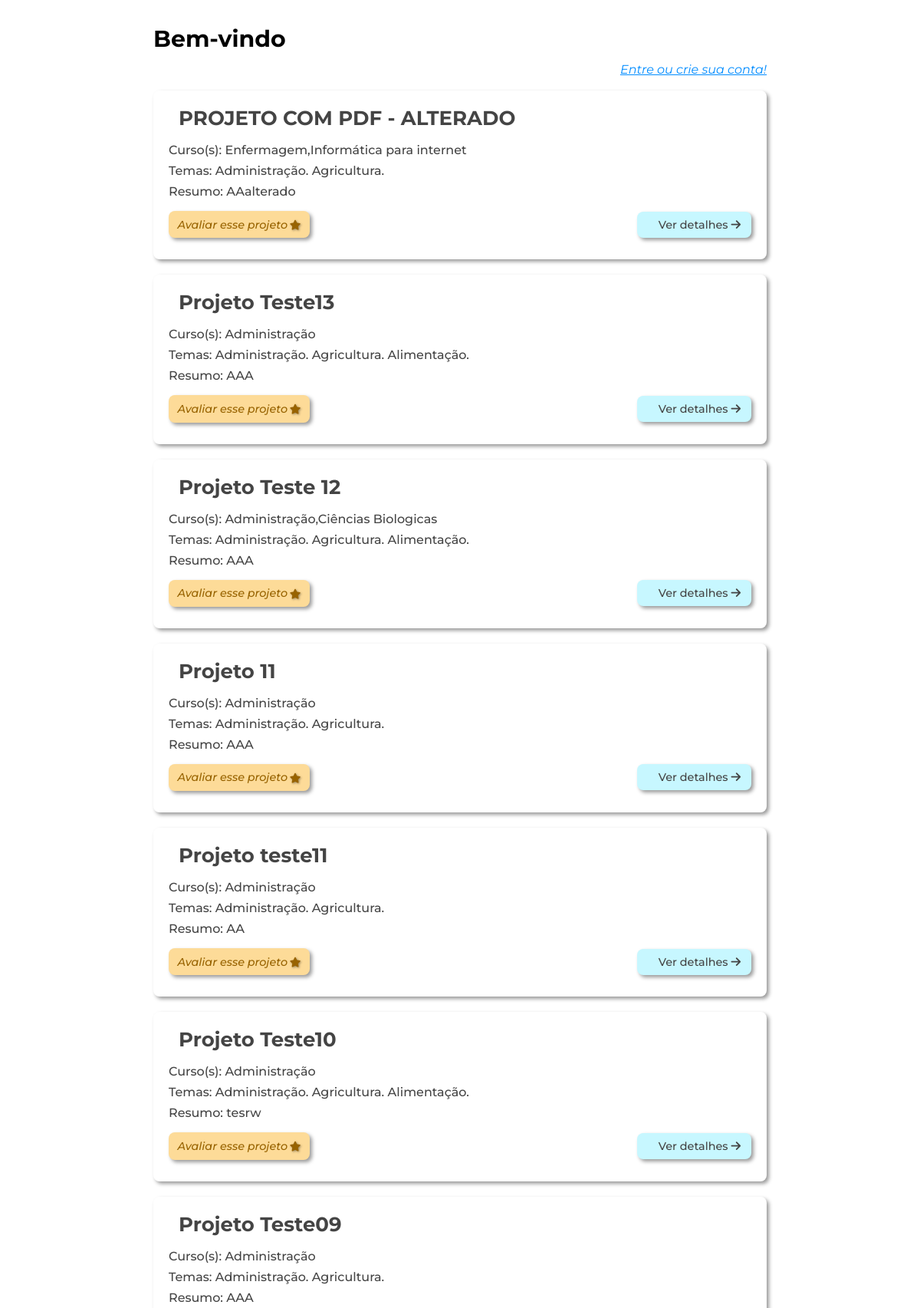
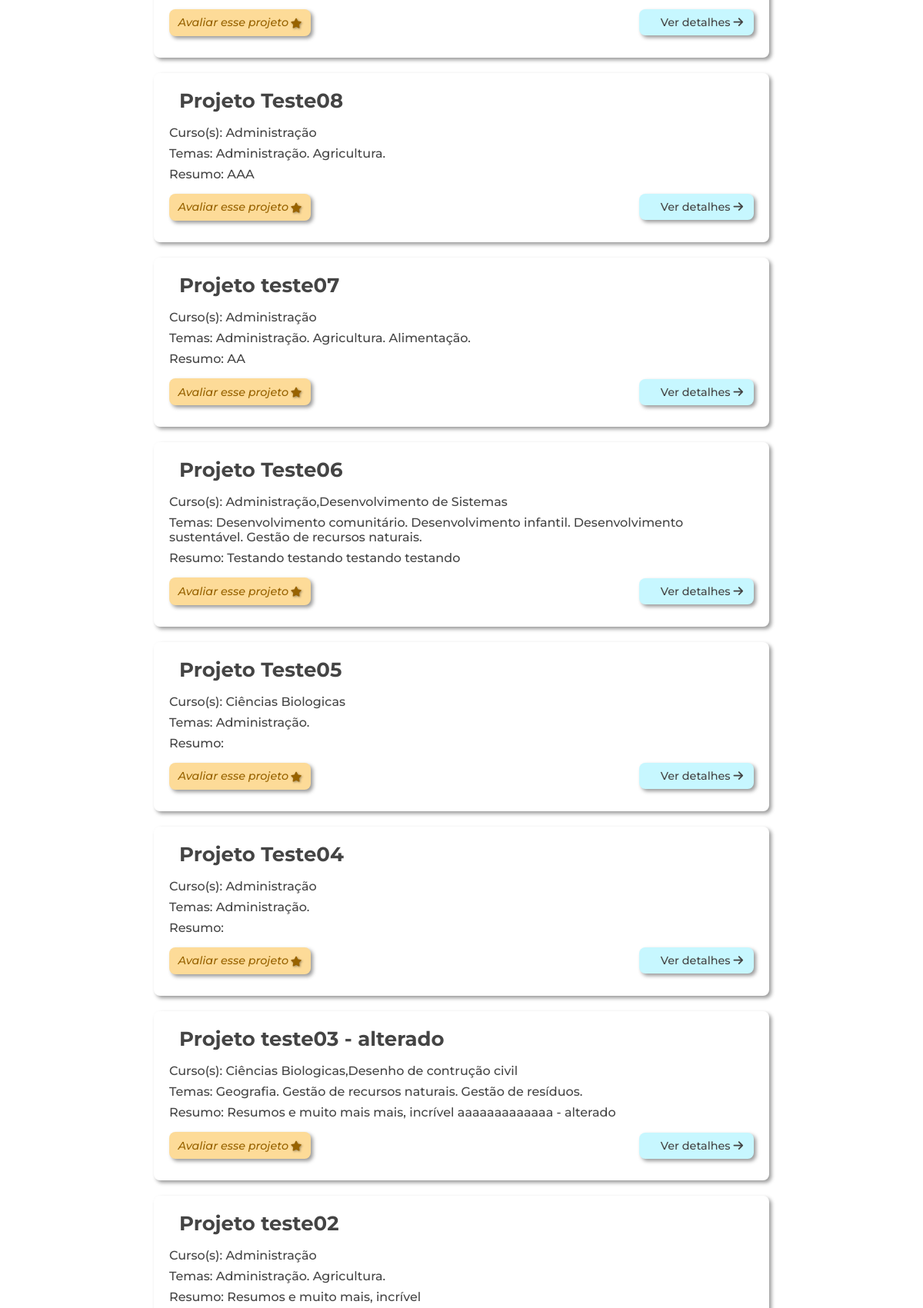
The page / (upper part) on the database its author committed (2 pictures, top to bottom).
### tables this page shows
CREATE TABLE `projeto` (
  `id_projeto` int NOT NULL AUTO_INCREMENT,
  `nome` varchar(100) NOT NULL,
  `resumo` varchar(200) DEFAULT NULL,
  `descricao` text,
  `material_apoio` varchar(255) DEFAULT NULL,
  `ativo` tinyint(1) NOT NULL DEFAULT '1',
  `data_registro` datetime DEFAULT CURRENT_TIMESTAMP,
  `data_atualizacao` datetime DEFAULT CURRENT_TIMESTAMP ON UPDATE CURRENT_TIMESTAMP,
  PRIMARY KEY (`id_projeto`)
);

### src/helpers/SessionManager.php (called while the page is built, shortened)
<?php
class SessionManager
{
    public static function get($key)
    {
        return $_SESSION[$key] ?? null;
    }
}

### src/models/Projeto.php (called while the page is built, shortened)
<?php
require_once __DIR__ . "/../controllers/AlunoController.php";
class Projeto
{
    public static function carregaProjetos()
    {
        global $conn;
        $sql = "SELECT
        p.id_projeto,
        p.nome AS projeto_nome,
        p.resumo AS projeto_resumo,
        p.descricao AS projeto_descricao,
        GROUP_CONCAT(DISTINCT c.nome) AS cursos,
        GROUP_CONCAT(DISTINCT i.nome) AS alunos,
        GROUP_CONCAT(DISTINCT t.nome) AS temas,
        COALESCE(a.total_avaliacoes, 0) AS total_avaliacoes,
        COALESCE(a.media_notas, 0) AS media_notas
    FROM
        projeto p
        LEFT JOIN curso_has_projeto chp ON p.id_projeto = chp.projeto_id_projeto
        LEFT JOIN curso c ON chp.curso_id_curso = c.id_curso
        LEFT JOIN aluno_has_projeto ihp ON p.id_projeto = ihp.id_projeto
        LEFT JOIN aluno i ON ihp.id_aluno = i.id_aluno
        LEFT JOIN tema_has_projeto pht ON p.id_projeto = pht.projeto_id_projeto
        LEFT JOIN tema t ON pht.tema_id_tema = t.id_tema
        LEFT JOIN (
            SELECT
                a.id_projeto,
                COUNT(a.id_avaliacao) AS total_avaliacoes,
                AVG(a.nota) AS media_notas
            FROM
                avaliacao a
            GROUP BY a.id_projeto
        ) a ON p.id_projeto = a.id_projeto
    WHERE p.ativo = 1
    GROUP BY
        p.id_projeto, p.nome, p.resumo, p.descricao;
    ";
        $result = $conn->query($sql);
        if ($result) {
            $projetos = $result->fetch_all(MYSQLI_ASSOC);
            $projetos = array_reverse($projetos);
            return $projetos;
        } else {
            die("Algo deu errado na consulta dos projetos");
        }
    }
}

### src/views/cardProjeto.php (the view, shortened to what this page needs)
<div class="projeto-padrao" style="<?php if (isset($alunoRejeitado))
    echo 'background-color: rgb(252, 212, 208)'; ?>">
    <h2 class="projeto-titulo"><?php echo htmlspecialchars($projetoNome); ?></h2>
    <p class="projeto-cursos">Curso(s): <?php echo htmlspecialchars($projetoCursos); ?></p>
    <p class="projeto-temas">Temas:
        <?php foreach ($projetoTemas as $tema) {
            echo "$tema. ";
        } ?>
    </p>
    <p class="projeto-descricao">Resumo: <?php echo htmlspecialchars($projetoResumo); ?></p>
    <?php if ($projetoId): ?>
        <div class="projeto-final">
            <?php if (isset($solicitacao) && $solicitacao == true): ?>
                <br>
                <?php if (isset($alunoRejeitado)): ?>
                    <a href="./detalhesSolicitacaoRejeitada.php?projeto=<?php echo $projetoId ?> "
                        class="botao-padrao ver-detalhes-btn">Ver
                        detalhes <i class="fa-solid fa-arrow-right"></i></a>
                <?php else: ?>
                    <div class="projeto-secao-acoes">
                        <a href="./detalhesSolicitacao.php?projeto=<?php echo $projetoId ?> "
                            class="botao-padrao ver-detalhes-btn">Revisar projeto <i class="fa-solid fa-arrow-right"></i></a>
                    </div>
                <?php endif; ?>
            <?php else: ?>
                <div class="projeto-secao-acoes">
                    <a href="./src/pages/avaliaProjeto.php?projeto=<?php echo $projetoId ?>" class="projeto-avalia-btn">Avaliar
                        esse
                        projeto <i class="fa-solid fa-star black-star"></i></a>
                    <a href="./src/pages/detalhesProjeto.php?projeto=<?php echo $projetoId ?> "
                        class="botao-padrao ver-detalhes-btn">Ver
                        detalhes <i class="fa-solid fa-arrow-right"></i></a>
                </div>
            <?php endif; ?>
        </div>
    <?php endif; ?>
</div>

### index.php (shortened to what this page needs)
<?php
require_once "./src/helpers/SessionManager.php";
require_once "./src/controllers/UserController.php";
require_once "./src/models/Projeto.php";
$usuario = SessionManager::get('usuario');
$listaDeProjetos = Projeto::carregaProjetos();
?>
<!DOCTYPE html>
<html lang="pt-br">
<head>
    <link rel="stylesheet" href="./src/assets/css/style.css">
    <link rel="stylesheet" href="./src/assets/css/pages/paginaPrincipal.css">
    <link rel="stylesheet" href="https://cdnjs.cloudflare.com/ajax/libs/font-awesome/6.6.0/css/all.min.css"
 />
    <link rel="stylesheet" href="https://cdnjs.cloudflare.com/ajax/libs/font-awesome/6.6.0/css/all.min.css"
 />
</head>
<body>
    <?php if ($usuario): ?>
        <header>
            <h1 class="titulo-header">Bem-vindo, <?php echo $usuario['nome']; ?></h1>
            <a href="./src/pages/logout.php" class="link-header">Logout</a>
            <?php
            $linkTexto = "";
            $linkURL = "#";
            switch ($usuario['tipo_usuario']) {
                case '1':
                    $linkTexto = "Sou usuário";
                    $linkURL = "./src/pages/perfilUsuario.php";
                    break;
                case '2':
                    $linkTexto = "Criar projeto";
                    $linkURL = "./src/pages/criarProjetos.php";
                    break;
                case '3':
                    $linkTexto = "Sou aluno";
                    $linkURL = "./src/pages/perfilAluno.php";
                    break;
                case '4':
                    $linkTexto = "Solicitações de projetos";
                    $linkURL = "./src/pages/solicitacoes.php";
                    break;
            }
            if ($linkTexto): ?>
                <a href="<?php echo $linkURL; ?>"><?php echo $linkTexto; ?></a>
            <?php endif; ?>
        </header>
    <?php else: ?>
        <header>
            <h1 class="titulo-header">Bem-vindo</h1>
            <a href="./src/pages/login.php" class="link-header">Entre ou crie sua conta!</a>
        </header>
    <?php endif; ?>
    <main>
        <?php
        if (empty($listaDeProjetos)) {
            echo "Nenhum projeto encontrado para a exibir.";
            echo "</main>";
        } else {
            foreach ($listaDeProjetos as $projeto) {
                $projetoId = $projeto['id_projeto'];
                $projetoNome = $projeto['projeto_nome'];
                $projetoCursos = $projeto['cursos'];
                $projetoResumo = $projeto['projeto_resumo'];
                $projetoTemas = explode(',', $projeto['temas']);
                include "src/views/cardProjeto.php";
            }
            echo "</main>";
        }
        include "src/views/footer.php";

### src/views/footer.php (shortened to what this page needs)
</body>
</html>

### src/assets/css/style.css (style rules this page uses)
:root { --cor-texto: #444444; --cor-amarelo: #FFD95A; --cor-azul: #008CFF; --cor-vermelho: #FF3e3e; }
* { padding: 0; margin: 0; box-sizing: border-box; }
p, h1, h2, h3, h4, h5, h6, label, input, a, button, li, textarea, tr, th, td { font-family: "Montserrat", system-ui; }
body { width: 95%; max-width: 800px; margin: 0 auto; }
header { display: flex; flex-direction: column; margin-top: 32px; margin-bottom: 18px; gap: 12px; }
header .titulo-header { font-size: 1.5em; }
header .link-header { font-size: 0.8em; text-align: right; color: var(--cor-azul); font-style: italic; }
.botao-padrao { font-size: 0.8em; padding: 8px 12px 8px 20px; border-radius: 18px; box-shadow: 1px 1px 5px rgba(0, 0, 0, 0.4); color: var(--cor-texto); text-decoration: none; }
@media (min-width: 600px) { header { font-size: 18px; } }
@media (min-width: 600px) { .botao-padrao { padding: 8px 12px 8px 24px; } }
@media (min-width: 1000px) { header { font-size: 20px; } }
@media (min-width: 1000px) { .botao-padrao { padding: 8px 14px 8px 28px; } }

### src/assets/css/pages/paginaPrincipal.css (style rules this page uses)
body { width: 90%; }
main { display: flex; flex-direction: column; gap: 20px; }

### src/assets/css/components/cardProjeto.css (style rules this page uses)
.projeto-padrao { box-shadow: 3px 3px 5px rgba(0, 0, 0, 0.4); border-radius: 8px; padding: 1em; display: flex; flex-direction: column; margin: 0 auto; width: 100%; color: var(--cor-texto); gap: 8px; }
.projeto-titulo { font-weight: 400; font-size: 1.3em; font-weight: bold; padding-left: 0.5em; margin-bottom: 8px; }
.projeto-padrao p { font-size: 0.8em; font-weight: 500; word-wrap: break-word; word-break: break-word; }
.projeto-final { display: flex; flex-direction: column; width: 100%; margin: 8px auto; gap: 1em; }
.projeto-secao-acoes { font-size: 0.9em; display: flex; justify-content: space-between; align-items: center; }
.projeto-avalia-btn { color: rgb(152, 99, 0); font-style: italic; font-size: 0.8em; background-color: rgb(253, 219, 152); padding: 0.6em 0.8em; border-radius: 8px; display: flex; align-items: center; text-decoration: none; box-shadow: 3px 3px 5px rgba(0, 0, 0, 0.4); font-weight: 500; }
.projeto-padrao .fa-star { color: var(--cor-amarelo); font-size: 0.9em; text-shadow: 1px 1px 3px rgba(0, 0, 0, 0.4); }
.projeto-padrao .black-star { color: rgb(152, 99, 0); text-decoration: none; margin-left: 0.2em; line-height: 1; position: relative; top: 1px; }
.ver-detalhes-btn { background-color: rgb(199, 247, 255); border-radius: 8px; box-shadow: 3px 3px 5px rgba(0, 0, 0, 0.4); font-weight: 500; }
@media (min-width: 600px) { .projeto-padrao { font-size: 18px; } }
@media (min-width: 1000px) { .projeto-padrao { font-size: 20px; } }

### rows shown on the page
projeto: nome "PROJETO COM PDF - ALTERADO", projetoCursos "Enfermagem,Informática para internet", tema "Administração", tema "Agricultura", resumo "AAalterado"
projeto: nome "Projeto Teste13", projetoCursos "Administração", tema "Administração", tema "Agricultura", tema "Alimentação", resumo "AAA"
projeto: nome "Projeto Teste 12", projetoCursos "Administração,Ciências Biologicas", tema "Administração", tema "Agricultura", tema "Alimentação", resumo "AAA"
projeto: nome "Projeto 11", projetoCursos "Administração", tema "Administração", tema "Agricultura", resumo "AAA"
projeto: nome "Projeto teste11", projetoCursos "Administração", tema "Administração", tema "Agricultura", resumo "AA"
projeto: nome "Projeto Teste10", projetoCursos "Administração", tema "Administração", tema "Agricultura", tema "Alimentação", resumo "tesrw"
projeto: nome "Projeto Teste09", projetoCursos "Administração", tema "Administração", tema "Agricultura", resumo "AAA"
projeto: nome "Projeto Teste08", projetoCursos "Administração", tema "Administração", tema "Agricultura", resumo "AAA"
projeto: nome "Projeto teste07", projetoCursos "Administração", tema "Administração", tema "Agricultura", tema "Alimentação", resumo "AA"
projeto: nome "Projeto Teste06", projetoCursos "Administração,Desenvolvimento de Sistemas", tema "Desenvolvimento comunitário", tema "Desenvolvimento infantil", tema "Desenvolvimento sustentável", tema "Gestão de recursos naturais", resumo "Testando testando testando testando"
projeto: nome "Projeto Teste05", projetoCursos "Ciências Biologicas", tema "Administração"
projeto: nome "Projeto Teste04", projetoCursos "Administração", tema "Administração"
projeto: nome "Projeto teste03 - alterado", projetoCursos "Ciências Biologicas,Desenho de contrução civil", tema "Geografia", tema "Gestão de recursos naturais", tema "Gestão de resíduos", resumo "Resumos e muito mais mais, incrível aaaaaaaaaaaaa - alterado"
projeto: nome "Projeto teste02", projetoCursos "Administração", tema "Administração", tema "Agricultura", resumo "Resumos e muito mais, incrível"
